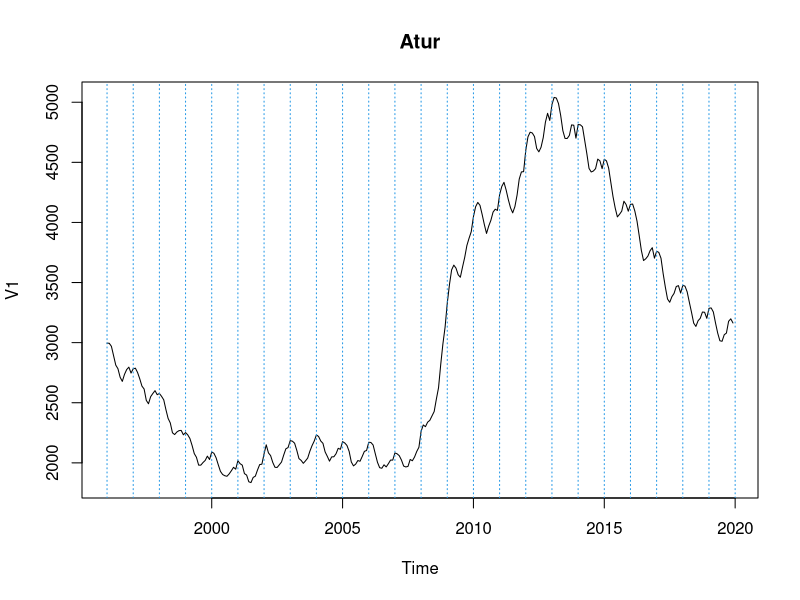
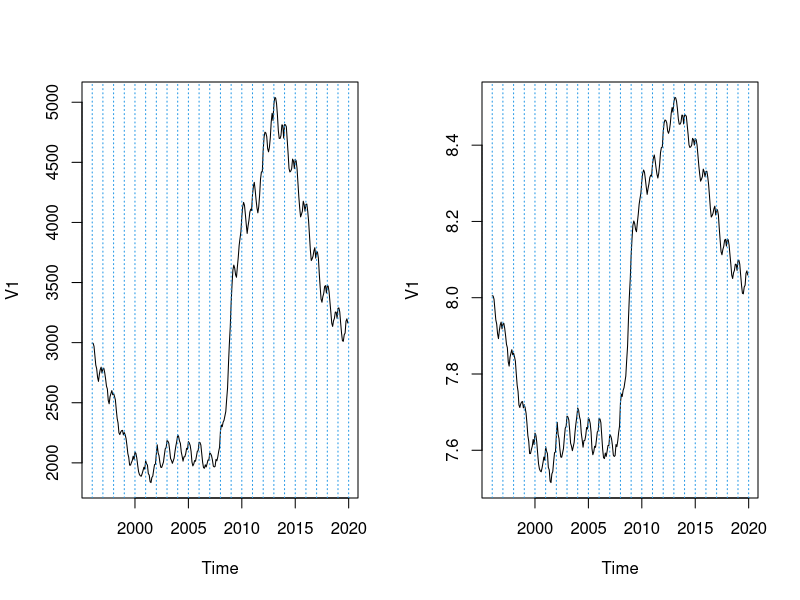
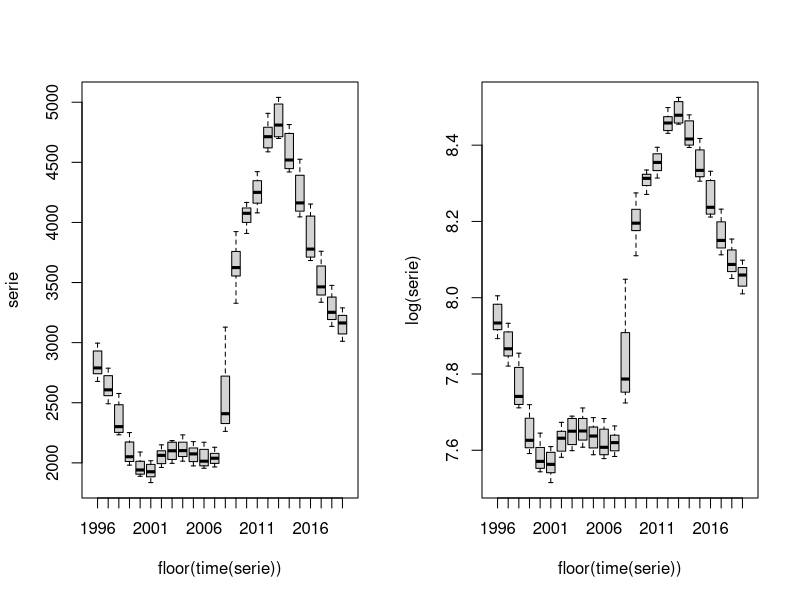
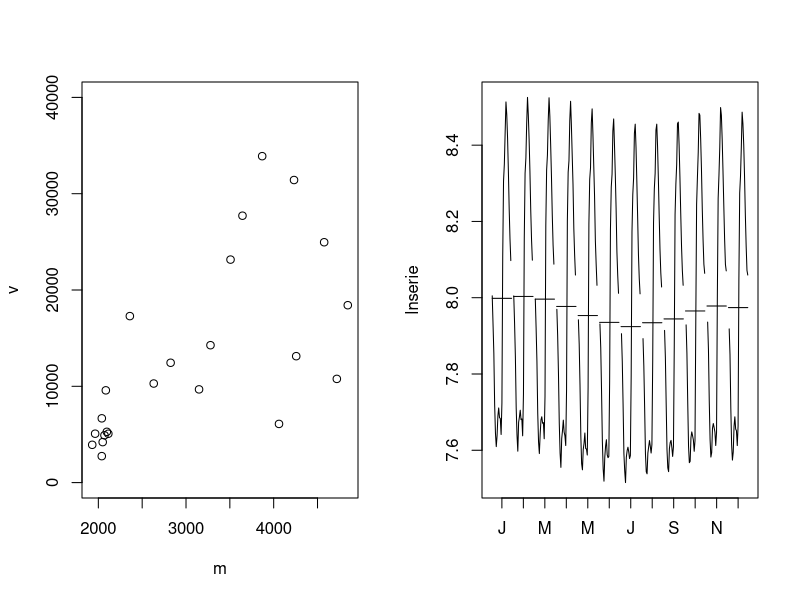
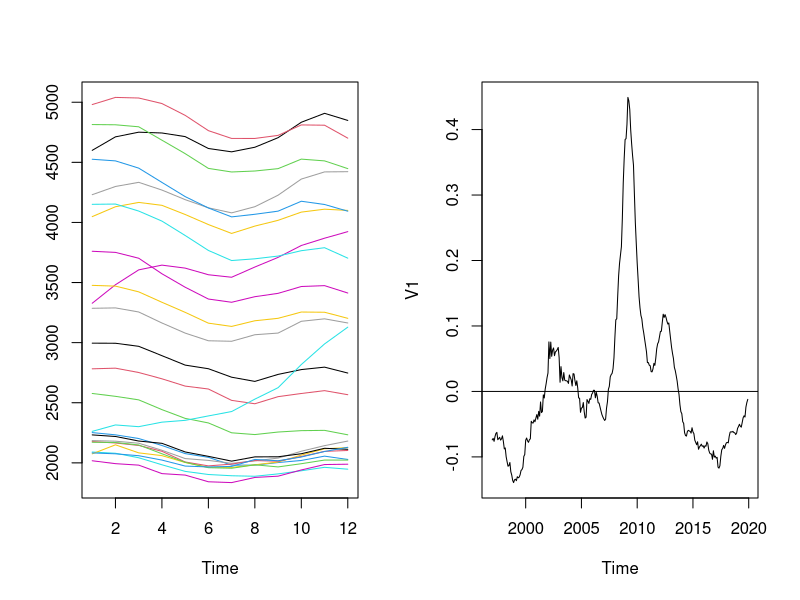
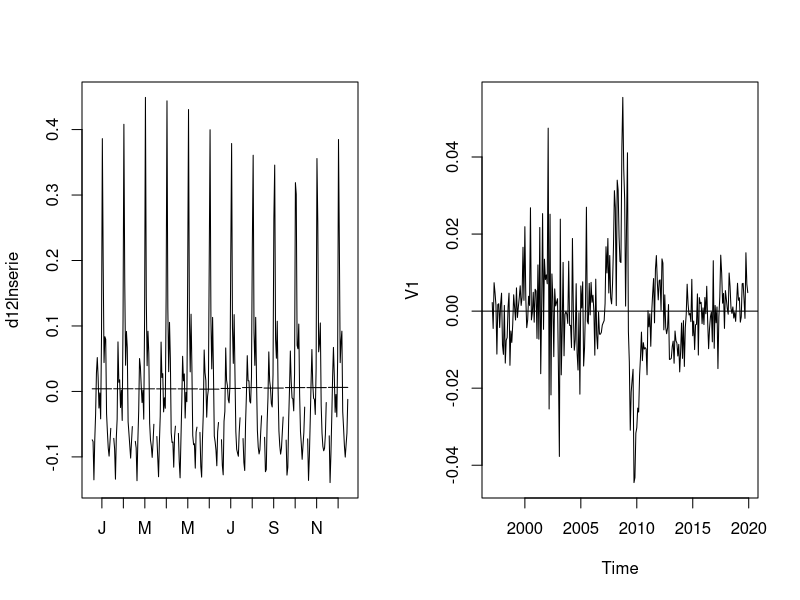
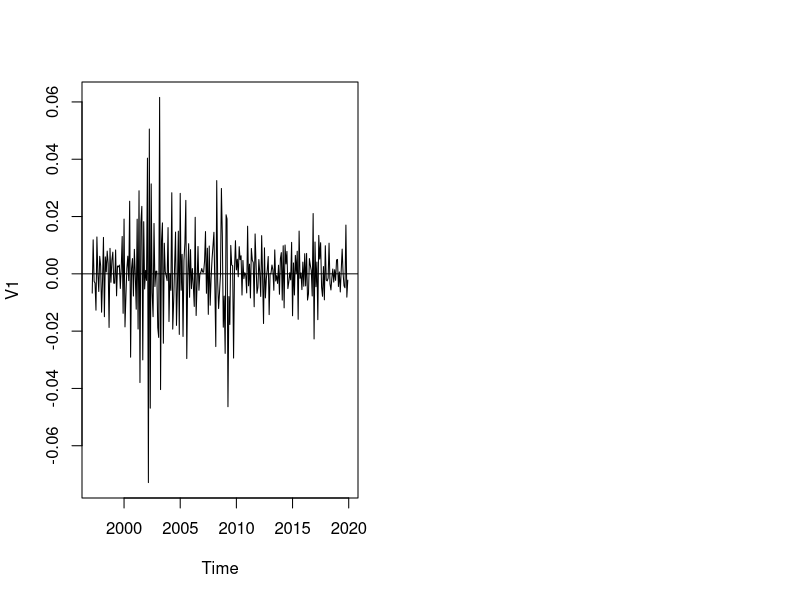
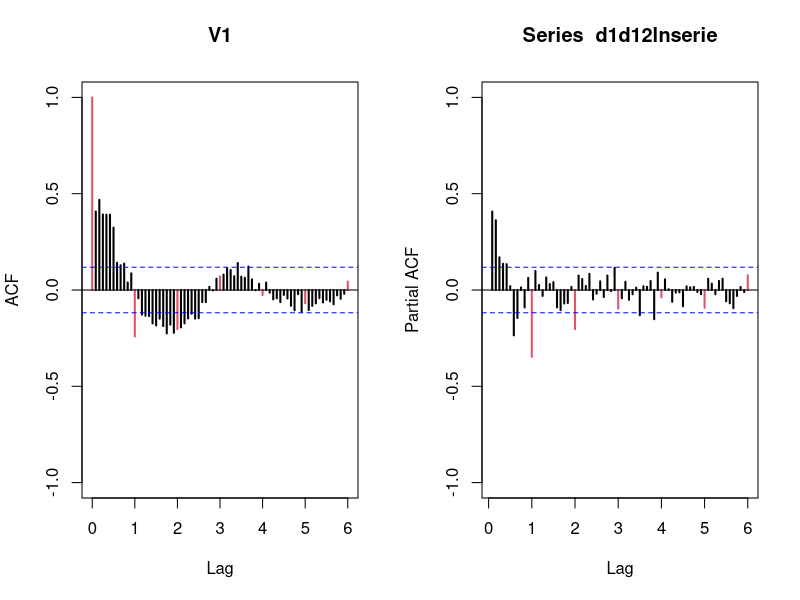

Generate these figures, in order, with R:
## ---- chunk 1
knitr::opts_chunk$set(echo = TRUE)
## ---- chunk 2
serie=ts(read.table("Atur.dat", header=F)/1000,start=1996,freq=12)
## ---- chunk 3
plot(serie,main="Atur")
abline(v=1990:2020,col=4,lty=3)
## ---- chunk 4
par(mfrow=c(1,2))
plot(serie)
abline(v=1990:2020,col=4,lty=3)
plot(log(serie))
abline(v=1990:2020,col=4,lty=3)
## ---- chunk 5
boxplot(serie~floor(time(serie)))
## ---- chunk 6
boxplot(log(serie)~floor(time(serie)))
## ---- chunk 7
m<-apply(matrix(serie,nrow=12),2,mean)
v<-apply(matrix(serie,nrow=12),2,var)
plot(v~m,ylim=c(0,40000))
## ---- chunk 8
lnserie <- log(serie)
## ---- chunk 9
monthplot(lnserie)
## ---- chunk 10
ts.plot(matrix(serie,nrow=12),col=1:8)
## ---- chunk 11
d12lnserie <- diff(lnserie,12)
plot(d12lnserie)
abline(h=0)
## ---- chunk 12
monthplot(d12lnserie)
## ---- chunk 13
d1d12lnserie <- diff(d12lnserie)
plot(d1d12lnserie)
abline(h=0)
## ---- chunk 14
d1d1d12lnserie <- diff(d1d12lnserie)
plot(d1d1d12lnserie)
abline(h=0)
## ---- chunk 15
var(lnserie)
var(d12lnserie)
var(d1d12lnserie)
var(d1d1d12lnserie)
## ---- chunk 16
par(mfrow=c(1,2))
acf(d1d12lnserie, ylim=c(-1,1), lag.max = 72,col=c(2,rep(1,11)),lwd=2)
pacf(d1d12lnserie, ylim=c(-1,1), lag.max = 72,col=c(rep(1,11),2),lwd=2)
par(mfrow=c(1,1))
## ---- chunk 17
(mod1 <- arima(serie, order=c(0,1,8),
              seasonal=list(order=c(0,1,2),period = 12)))
(mod1 <- arima(serie, order=c(0,1,8),
              seasonal=list(order=c(0,1,1),period = 12)))
(mod1 <- arima(serie, order=c(0,1,8),
              seasonal=list(order=c(0,1,1),period = 12),fixed=c(NA,NA,NA,NA,NA,NA,0,NA,NA)))
(mod1 <- arima(serie, order=c(0,1,6),
              seasonal=list(order=c(0,1,1),period = 12)))
## ---- chunk 18
par(mfrow=c(1,2))
acf(resid(mod1), ylim=c(-1,1), lag.max = 72,col=c(2,rep(1,11)),lwd=2)
pacf(resid(mod1), ylim=c(-1,1), lag.max = 72,col=c(rep(1,11),2),lwd=2)
par(mfrow=c(1,1))
## ---- chunk 19
tsdiag(mod1,gof=72)
## ---- chunk 20
(mod2 <- arima(serie, order=c(1,1,1),
              seasonal=list(order=c(0,1,2),period = 12)))
(mod2 <- arima(serie, order=c(1,1,1),
              seasonal=list(order=c(0,1,1),period = 12)))
## ---- chunk 21
par(mfrow=c(1,2))
acf(resid(mod2), ylim=c(-1,1), lag.max = 72,col=c(2,rep(1,11)),lwd=2)
pacf(resid(mod2), ylim=c(-1,1), lag.max = 72,col=c(rep(1,11),2),lwd=2)
par(mfrow=c(1,1))
## ---- chunk 22
tsdiag(mod2,gof=72)
